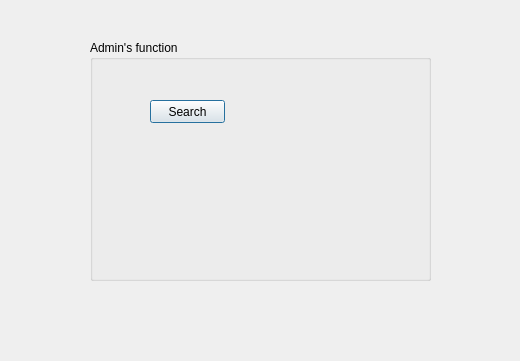
<?xml version="1.0" encoding="UTF-8"?>
<ui version="4.0">
 <class>Adminmanagment</class>
 <widget class="QDialog" name="Adminmanagment">
  <property name="geometry">
   <rect>
    <x>0</x>
    <y>0</y>
    <width>520</width>
    <height>361</height>
   </rect>
  </property>
  <property name="windowTitle">
   <string>Adminmanagment</string>
  </property>
  <widget class="QGroupBox" name="groupBox">
   <property name="geometry">
    <rect>
     <x>90</x>
     <y>40</y>
     <width>341</width>
     <height>241</height>
    </rect>
   </property>
   <property name="title">
    <string>Admin's function</string>
   </property>
   <widget class="QPushButton" name="gotoSearch">
    <property name="geometry">
     <rect>
      <x>60</x>
      <y>60</y>
      <width>75</width>
      <height>23</height>
     </rect>
    </property>
    <property name="text">
     <string>Search</string>
    </property>
   </widget>
  </widget>
 </widget>
 <resources/>
 <connections/>
</ui>
